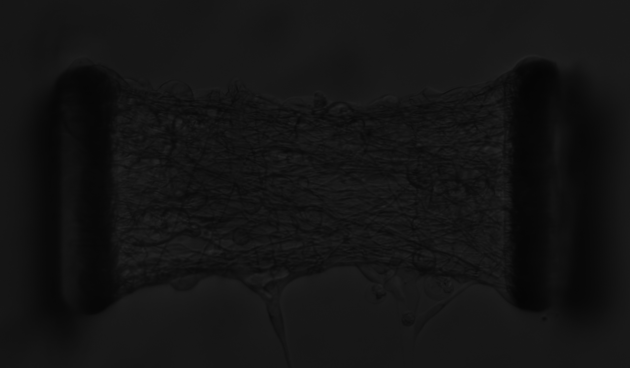
#> input picture fibrotug_2/transformingTestImage/A_0.41_01-14-2_rc_ds_0.png, 630 x 368 px; the run also reads 1 picture not shown here
$ python image_to_array.py
#> lines starting #> are read from the running program, lines starting #| are printed output that depends on the picture
#!/usr/bin/env python3
# -*- coding: utf-8 -*-
"""
Created on Fri Jan 20 16:43:42 2023

@author: Javiera Jilberto Vallejos
"""

from skimage.transform import warp
from skimage.io import imread
from skimage.color import rgb2gray
import numpy as np
import matplotlib.pyplot as plt


image = imread('A_0.41_01-14-2_rc_ds_0.png', as_gray=True)
#> image is the input picture: shape (368, 630) uint16; min 1386, max 10280, mean 5190.1
image_2 = imread('A_0.41_01-14-2_rc_ds_25.png', as_gray=True)

print(np.max(np.asarray(image)))
#| 10280
print(np.max(np.asarray(image_2)))
#| 10404

image_array = np.asarray(image).astype(np.float32)
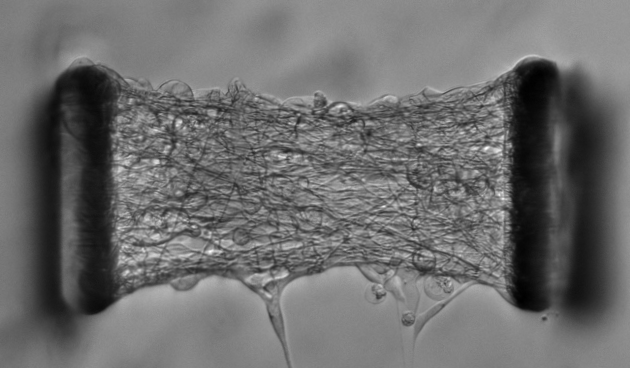
#> image_array: shape (368, 630) float32; min 1386, max 10280, mean 5190.1; drawn with min black and max white
image_2_array = np.asarray(image_2).astype(np.float32)
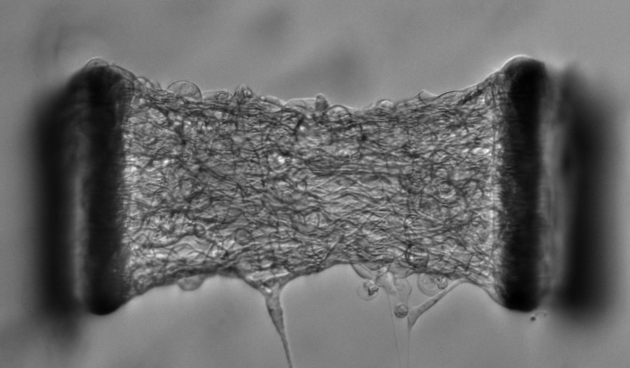
#> image_2_array: shape (368, 630) float32; min 1406, max 10404, mean 5113.1; drawn with min black and max white

#> (the run stopped early here; a loop or call above may not have finished)
